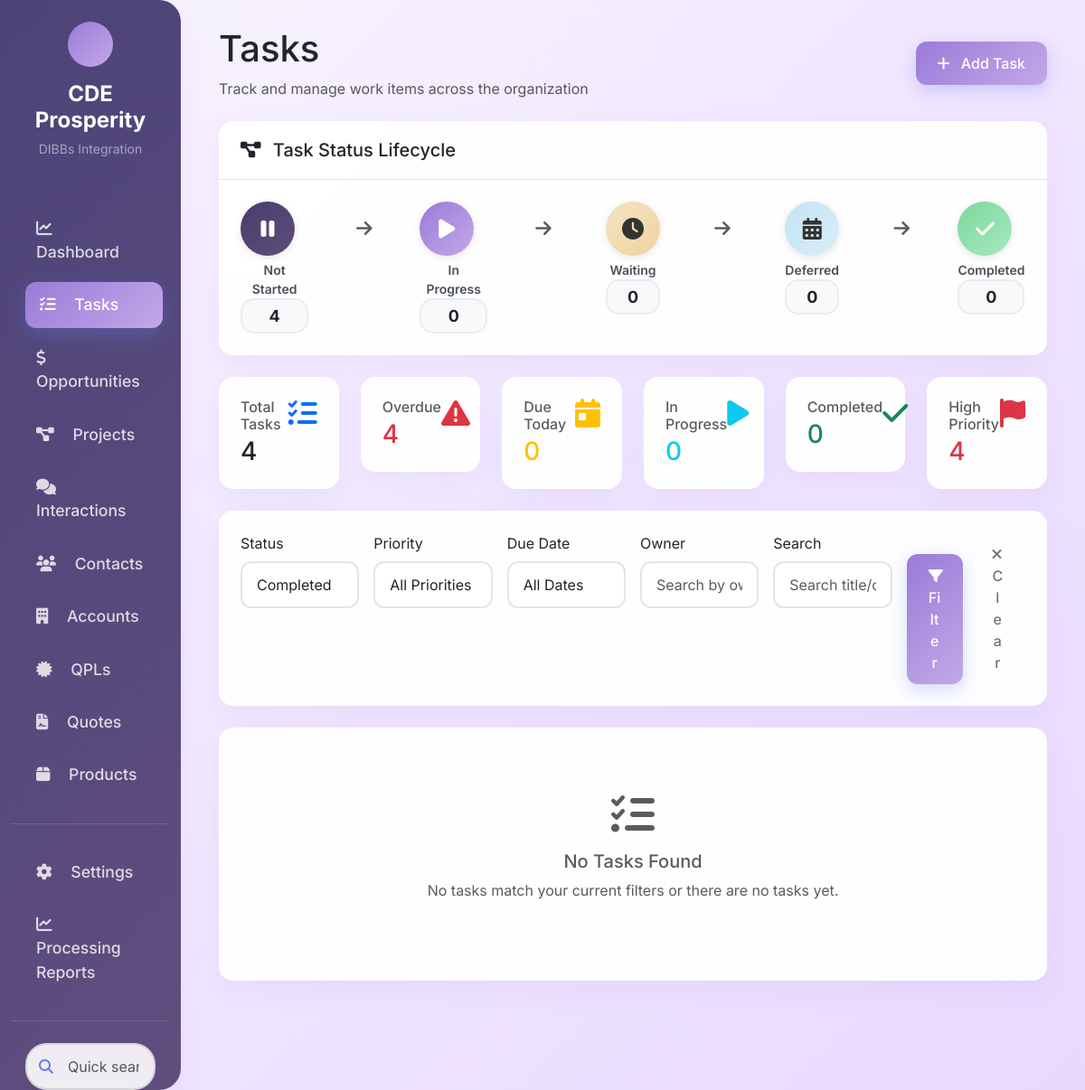
The app's page /tasks?status=Completed, older data.
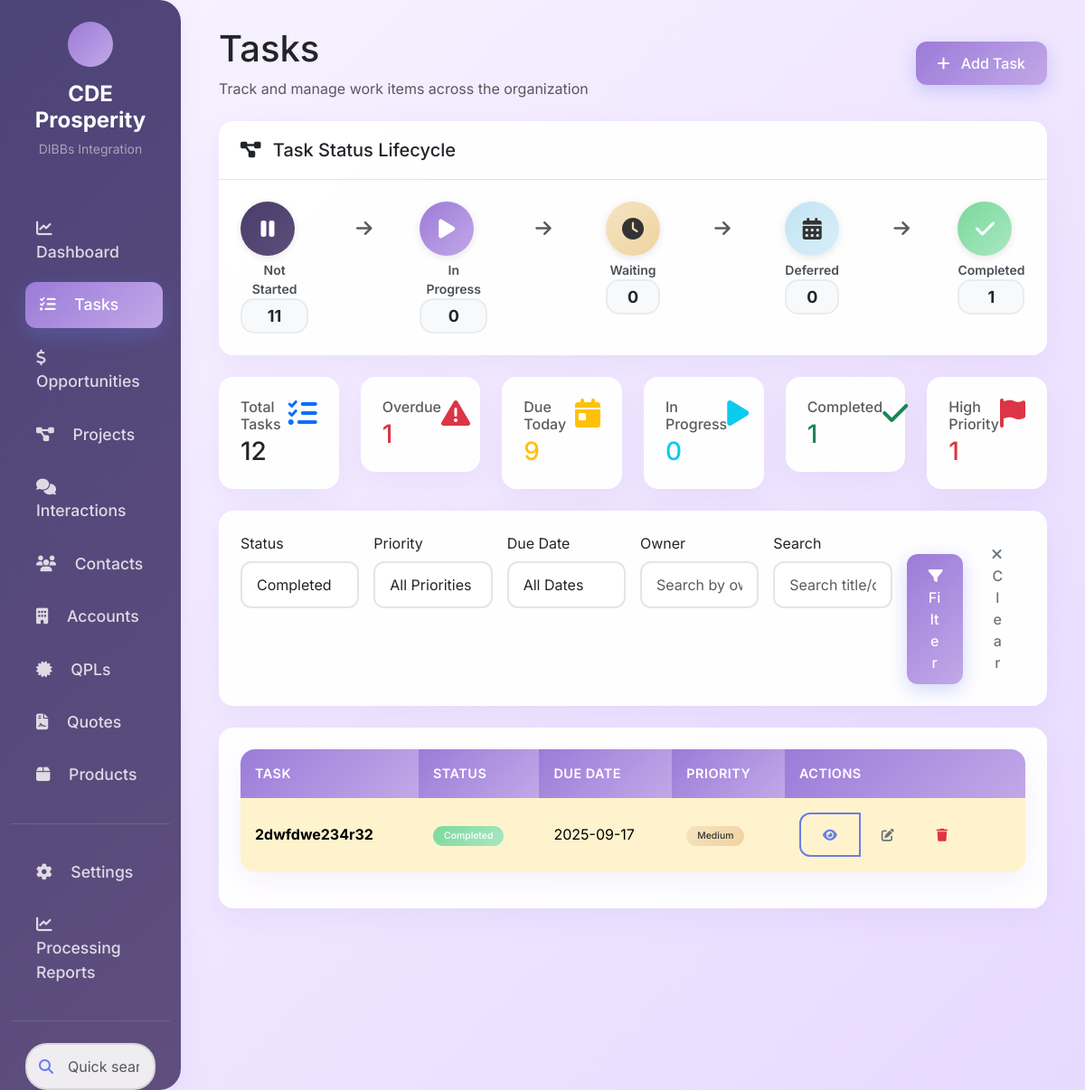
The same page, newer data.
### tables this page shows
CREATE TABLE "tasks" (
            id INTEGER PRIMARY KEY,
            subject TEXT,
            description TEXT,
            status TEXT,
            work_date DATE,
            due_date DATE,
            owner TEXT,
            start_date DATE,
            completed_date DATE,
            parent_item_type TEXT,
            parent_item_id INTEGER,
            sub_item_type TEXT,
            sub_item_id INTEGER,
            priority TEXT,
            time_taken INTEGER,
            created_date TIMESTAMP DEFAULT CURRENT_TIMESTAMP,
            modified_date TIMESTAMP DEFAULT CURRENT_TIMESTAMP
        , contact_id INTEGER, project_id INTEGER, account_id INTEGER, type TEXT, related_to_type TEXT, related_to_id TEXT, assigned_to TEXT);

### crm_app.py (the view, shortened to what this page needs)
@app.route('/tasks')
def tasks():
    status = request.args.get('status', '')
    priority = request.args.get('priority', '')
    due_date = request.args.get('due_date_range', '') or request.args.get('due_date', '')
    owner = request.args.get('owner', '')
    search = request.args.get('search', '')
    page = int(request.args.get('page', 1))
    filters = {}
    if status:
        filters['status'] = status
    if priority:
        filters['priority'] = priority
    if owner:
        filters['owner'] = owner
    if search:
        filters['search'] = search
    tasks_list = crm_data.get_tasks(filters)
    stats = crm_data.get_task_stats()
    pagination = paginate_results(tasks_list, page)
    return render_template('tasks.html',
                         tasks=pagination['items'],
                         pagination=pagination,
                         stats=stats,
                         today=date.today().isoformat(),
                         status=status,
                         priority=priority,
                         due_date_range=due_date,
                         owner=owner,
                         search=search)

### crm_app.py (called while the page is built)
def paginate_results(data, page, per_page=10):
    total = len(data)
    start = (page - 1) * per_page
    end = start + per_page
    return {
        'items': data[start:end],
        'total': total,
        'page': page,
        'per_page': per_page,
        'pages': (total + per_page - 1) // per_page,
        'has_prev': page > 1,
        'has_next': page < (total + per_page - 1) // per_page,
        'prev_num': page - 1 if page > 1 else None,
        'next_num': page + 1 if page < (total + per_page - 1) // per_page else None
    }

### src/core/crm_database.py (called while the page is built)
    def execute_query(self, query, params=None):
        if params:
            cursor = self.conn.execute(query, params)
        else:
            cursor = self.conn.execute(query)
        rows = cursor.fetchall()
        return [dict(row) for row in rows]

### web/templates/tasks.html (shortened to what the changed rows need)
{% extends "base.html" %}
{% block content %}
<div class="container-fluid">
    <div class="d-flex justify-content-between align-items-center mb-4">
        <div>
            <h1>Tasks</h1>
        </div>
    </div>
    <div class="row mb-4">
        <div class="col-12">
            <div class="card">
                <div class="card-body">
                    <div class="row text-center">
                        <div class="col">
                            <div class="lifecycle-step">
                                <a href="/tasks?status=Not%20Started" class="text-decoration-none">
                                    <div class="lifecycle-circle bg-secondary">
                                        <i class="fas fa-pause"></i>
                                    </div>
                                    <div class="lifecycle-label">Not Started</div>
                                    <div class="lifecycle-count">{{ stats.not_started if stats else 0 }}</div>
                                </a>
                            </div>
                        </div>
                        <div class="col">
                            <div class="lifecycle-step">
                                <a href="/tasks?status=Completed" class="text-decoration-none">
                                    <div class="lifecycle-circle bg-success">
                                        <i class="fas fa-check"></i>
                                    </div>
                                    <div class="lifecycle-label">Completed</div>
                                    <div class="lifecycle-count">{{ stats.completed if stats else 0 }}</div>
                                </a>
                            </div>
                        </div>
                    </div>
                </div>
            </div>
        </div>
    </div>
    <div class="row mb-4">
        <div class="col-md-2">
            <div class="card">
                <div class="card-body">
                    <div class="d-flex justify-content-between">
                        <div>
                            <h6 class="text-muted mb-1">Total Tasks</h6>
                            <h3 class="mb-0">{{ stats.total_tasks if stats else 0 }}</h3>
                        </div>
                    </div>
                </div>
            </div>
        </div>
        <div class="col-md-2">
            <div class="card">
                <div class="card-body">
                    <div class="d-flex justify-content-between">
                        <div>
                            <h6 class="text-muted mb-1">Overdue</h6>
                            <h3 class="mb-0 text-danger">{{ stats.overdue if stats else 0 }}</h3>
                        </div>
                    </div>
                </div>
            </div>
        </div>
        <div class="col-md-2">
            <div class="card">
                <div class="card-body">
                    <div class="d-flex justify-content-between">
                        <div>
                            <h6 class="text-muted mb-1">Due Today</h6>
                            <h3 class="mb-0 text-warning">{{ stats.due_today if stats else 0 }}</h3>
                        </div>
                    </div>
                </div>
            </div>
        </div>
        <div class="col-md-2">
            <div class="card">
                <div class="card-body">
                    <div class="d-flex justify-content-between">
                        <div>
                            <h6 class="text-muted mb-1">Completed</h6>
                            <h3 class="mb-0 text-success">{{ stats.completed if stats else 0 }}</h3>
                        </div>
                    </div>
                </div>
            </div>
        </div>
        <div class="col-md-2">
            <div class="card">
                <div class="card-body">
                    <div class="d-flex justify-content-between">
                        <div>
                            <h6 class="text-muted mb-1">High Priority</h6>
                            <h3 class="mb-0 text-danger">{{ stats.high_priority if stats else 0 }}</h3>
                        </div>
                    </div>
                </div>
            </div>
        </div>
    </div>
    <div class="card">
        <div class="card-body">
            {% if tasks %}
            <div class="table-responsive">
                <table class="table table-hover">
                    <thead>
                        <tr>
                            <th>Task</th>
                            <th>Status</th>
                            <th>Due Date</th>
                            <th>Priority</th>
                            <th>Actions</th>
                        </tr>
                    </thead>
                    <tbody>
                        {% for task in tasks %}
                        <tr class="{{ 'table-danger' if task.past_due else 'table-warning' if task.due_date == today else '' }}"
                            style="cursor: pointer;"
                            ondblclick="viewTaskDetail({{ task.id }})"
                            title="Double-click to view details">
                            <td>
                                <div>
                                    <strong>{{ task.subject }}</strong>
                                </div>
                            </td>
                            <td>
                                <span class="badge bg-{{ 'secondary' if task.status == 'Not Started' else 'primary' if task.status == 'In Progress' else 'warning' if task.status == 'Waiting' else 'info' if task.status == 'Deferred' else 'success' }}">
                                    {{ task.status }}
                                </span>
                            </td>
                            <td>{{ task.due_date or '' }}</td>
                            <td>
                                <span class="badge bg-{{ 'danger' if task.priority == 'High' else 'warning' if task.priority == 'Medium' else 'secondary' }}">
                                    {{ task.priority }}
                                </span>
                            </td>
                            <td>
                                <div class="btn-group btn-group-sm" role="group">
                                    <button type="button" class="btn btn-outline-primary btn-sm" onclick="viewTaskDetail({{ task.id }})" title="View Details">
                                        <i class="fas fa-eye"></i>
                                    </button>
                                    <button type="button" class="btn btn-outline-secondary btn-sm" onclick="editTask({{ task.id }})" title="Edit">
                                        <i class="fas fa-edit"></i>
                                    </button>
                                    <button type="button" class="btn btn-outline-danger btn-sm" onclick="deleteTask({{ task.id }})" title="Delete">
                                        <i class="fas fa-trash"></i>
                                    </button>
                                </div>
                            </td>
                        </tr>
                        {% endfor %}
                    </tbody>
                </table>
            </div>
            {% else %}
            <div class="text-center py-5">
                <i class="fas fa-tasks fa-3x text-muted mb-3"></i>
                <h5 class="text-muted">No Tasks Found</h5>
                <p class="text-muted">No tasks match your current filters or there are no tasks yet.</p>
            </div>
            {% endif %}
        </div>
    </div>
</div>
{% endblock %}

Row changes from the older to the newer data that the page shows:
added tasks: subject "2dwfdwe234r32", status "Completed", due_date "2025-09-17", priority "Medium"
Text that changed along with them:
{{ stats.not_started if stats else 0 }}: "4" → "11"
{{ stats.completed if stats else 0 }}: "0" → "1"
{{ stats.total_tasks if stats else 0 }}: "4" → "12"
{{ stats.overdue if stats else 0 }}: "4" → "1"
{{ stats.due_today if stats else 0 }}: "0" → "9"
{{ stats.high_priority if stats else 0 }}: "4" → "1"
text no longer shown: "No Tasks Found No tasks match your current filters or there are no tasks yet."
text now shown: "TASK STATUS DUE DATE PRIORITY ACTIONS"
